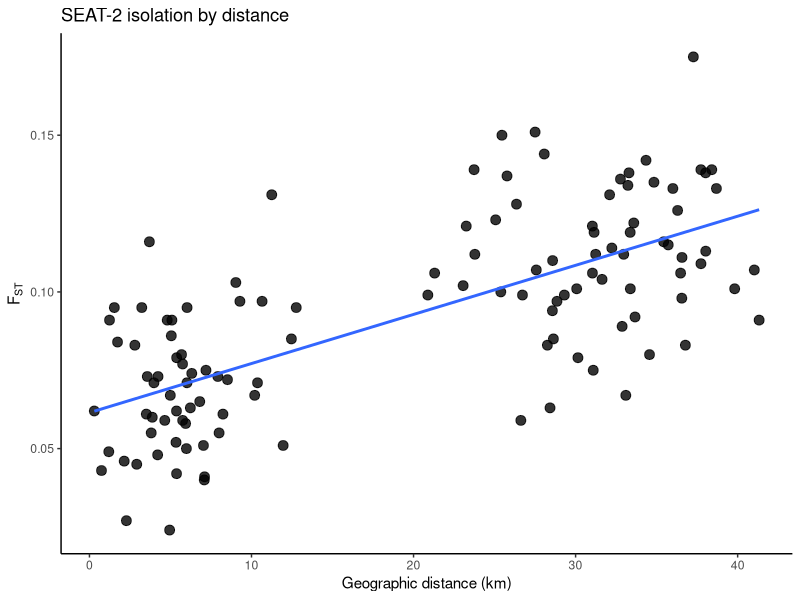
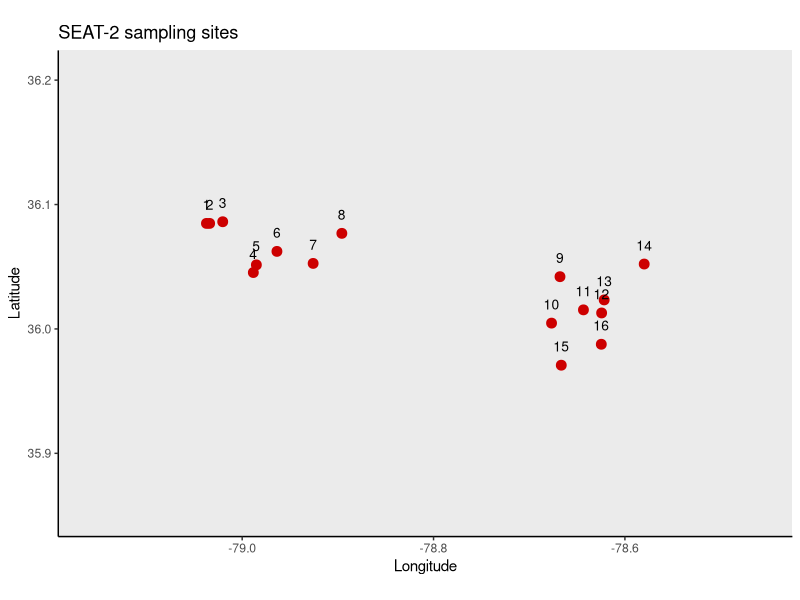

Reproduce these figures in R, in order. (Note: this script raises an error after producing the figures.)
# -----------------------------
# SEAT-2 Creek chub
# Skalski et al. 2008
# Table 1 coordinates + Table A.2 pairwise FST
# -----------------------------

library(dplyr)
library(geosphere)
library(ggplot2)
library(maps)

# -----------------------------
# paths
# -----------------------------
setwd("/Users/johnmccall/Library/CloudStorage/OneDrive-TheOhioStateUniversity/Spring_2026/Landgen_DGS/DGS-Patterns-of-Fish-Diversity/DGS-Patterns-of-Fish-Diversity/Objective 2/Data/SEAT-2")

# -----------------------------
# helper: degrees + decimal minutes to decimal degrees
# -----------------------------
dm_to_dd <- function(deg, min, west = FALSE) {
  x <- deg + min / 60
  if (west) x <- -x
  x
}

# -----------------------------
# sites (site, lat, lon ONLY)
# exact coordinates from Table 1
# sites 1-8 = Eno River tributaries
# sites 9-16 = Falls Lake tributaries
# -----------------------------
SEAT_2_sites <- data.frame(
  site = 1:16,
  lat = c(
    dm_to_dd(36, 5.09),
    dm_to_dd(36, 5.09),
    dm_to_dd(36, 5.17),
    dm_to_dd(36, 2.72),
    dm_to_dd(36, 3.09),
    dm_to_dd(36, 3.74),
    dm_to_dd(36, 3.16),
    dm_to_dd(36, 4.61),
    dm_to_dd(36, 2.52),
    dm_to_dd(36, 0.28),
    dm_to_dd(36, 0.92),
    dm_to_dd(36, 0.77),
    dm_to_dd(36, 1.40),
    dm_to_dd(36, 3.13),
    dm_to_dd(35, 58.25),
    dm_to_dd(35, 59.26)
  ),
  lon = c(
    dm_to_dd(79, 2.24, west = TRUE),
    dm_to_dd(79, 2.04, west = TRUE),
    dm_to_dd(79, 1.22, west = TRUE),
    dm_to_dd(78, 59.30, west = TRUE),
    dm_to_dd(78, 59.11, west = TRUE),
    dm_to_dd(78, 57.82, west = TRUE),
    dm_to_dd(78, 55.55, west = TRUE),
    dm_to_dd(78, 53.75, west = TRUE),
    dm_to_dd(78, 40.07, west = TRUE),
    dm_to_dd(78, 40.60, west = TRUE),
    dm_to_dd(78, 38.60, west = TRUE),
    dm_to_dd(78, 37.46, west = TRUE),
    dm_to_dd(78, 37.30, west = TRUE),
    dm_to_dd(78, 34.79, west = TRUE),
    dm_to_dd(78, 39.99, west = TRUE),
    dm_to_dd(78, 37.48, west = TRUE)
  )
)

# -----------------------------
# FST matrix (Table A.2 EXACT)
# entries are pairwise FST averaged over 17 loci
# -----------------------------
SEAT_2_fst <- matrix(0, 16, 16)
rownames(SEAT_2_fst) <- colnames(SEAT_2_fst) <- 1:16

# fill lower triangle row by row from Table A.2
SEAT_2_fst[2, 1] <- 0.062

SEAT_2_fst[3, 1] <- 0.095
SEAT_2_fst[3, 2] <- 0.091

SEAT_2_fst[4, 1] <- 0.063
SEAT_2_fst[4, 2] <- 0.071
SEAT_2_fst[4, 3] <- 0.079

SEAT_2_fst[5, 1] <- 0.050
SEAT_2_fst[5, 2] <- 0.059
SEAT_2_fst[5, 3] <- 0.067
SEAT_2_fst[5, 4] <- 0.043

SEAT_2_fst[6, 1] <- 0.040
SEAT_2_fst[6, 2] <- 0.065
SEAT_2_fst[6, 3] <- 0.077
SEAT_2_fst[6, 4] <- 0.045
SEAT_2_fst[6, 5] <- 0.027

SEAT_2_fst[7, 1] <- 0.097
SEAT_2_fst[7, 2] <- 0.071
SEAT_2_fst[7, 3] <- 0.097
SEAT_2_fst[7, 4] <- 0.080
SEAT_2_fst[7, 5] <- 0.052
SEAT_2_fst[7, 6] <- 0.073

SEAT_2_fst[8, 1] <- 0.095
SEAT_2_fst[8, 2] <- 0.085
SEAT_2_fst[8, 3] <- 0.131
SEAT_2_fst[8, 4] <- 0.103
SEAT_2_fst[8, 5] <- 0.072
SEAT_2_fst[8, 6] <- 0.074
SEAT_2_fst[8, 7] <- 0.055

SEAT_2_fst[9, 1] <- 0.122
SEAT_2_fst[9, 2] <- 0.138
SEAT_2_fst[9, 3] <- 0.131
SEAT_2_fst[9, 4] <- 0.097
SEAT_2_fst[9, 5] <- 0.110
SEAT_2_fst[9, 6] <- 0.099
SEAT_2_fst[9, 7] <- 0.121
SEAT_2_fst[9, 8] <- 0.099

SEAT_2_fst[10, 1] <- 0.092
SEAT_2_fst[10, 2] <- 0.101
SEAT_2_fst[10, 3] <- 0.114
SEAT_2_fst[10, 4] <- 0.063
SEAT_2_fst[10, 5] <- 0.083
SEAT_2_fst[10, 6] <- 0.059
SEAT_2_fst[10, 7] <- 0.102
SEAT_2_fst[10, 8] <- 0.106
SEAT_2_fst[10, 9] <- 0.073

SEAT_2_fst[11, 1] <- 0.126
SEAT_2_fst[11, 2] <- 0.133
SEAT_2_fst[11, 3] <- 0.135
SEAT_2_fst[11, 4] <- 0.112
SEAT_2_fst[11, 5] <- 0.121
SEAT_2_fst[11, 6] <- 0.099
SEAT_2_fst[11, 7] <- 0.137
SEAT_2_fst[11, 8] <- 0.139
SEAT_2_fst[11, 9] <- 0.116
SEAT_2_fst[11, 10] <- 0.095

SEAT_2_fst[12, 1] <- 0.138
SEAT_2_fst[12, 2] <- 0.139
SEAT_2_fst[12, 3] <- 0.111
SEAT_2_fst[12, 4] <- 0.112
SEAT_2_fst[12, 5] <- 0.136
SEAT_2_fst[12, 6] <- 0.106
SEAT_2_fst[12, 7] <- 0.151
SEAT_2_fst[12, 8] <- 0.150
SEAT_2_fst[12, 9] <- 0.091
SEAT_2_fst[12, 10] <- 0.091
SEAT_2_fst[12, 11] <- 0.084

SEAT_2_fst[13, 1] <- 0.113
SEAT_2_fst[13, 2] <- 0.109
SEAT_2_fst[13, 3] <- 0.098
SEAT_2_fst[13, 4] <- 0.067
SEAT_2_fst[13, 5] <- 0.089
SEAT_2_fst[13, 6] <- 0.075
SEAT_2_fst[13, 7] <- 0.107
SEAT_2_fst[13, 8] <- 0.100
SEAT_2_fst[13, 9] <- 0.059
SEAT_2_fst[13, 10] <- 0.062
SEAT_2_fst[13, 11] <- 0.046
SEAT_2_fst[13, 12] <- 0.049

SEAT_2_fst[14, 1] <- 0.091
SEAT_2_fst[14, 2] <- 0.107
SEAT_2_fst[14, 3] <- 0.101
SEAT_2_fst[14, 4] <- 0.083
SEAT_2_fst[14, 5] <- 0.106
SEAT_2_fst[14, 6] <- 0.080
SEAT_2_fst[14, 7] <- 0.119
SEAT_2_fst[14, 8] <- 0.094
SEAT_2_fst[14, 9] <- 0.055
SEAT_2_fst[14, 10] <- 0.067
SEAT_2_fst[14, 11] <- 0.051
SEAT_2_fst[14, 12] <- 0.058
SEAT_2_fst[14, 13] <- 0.024

SEAT_2_fst[15, 1] <- 0.115
SEAT_2_fst[15, 2] <- 0.116
SEAT_2_fst[15, 3] <- 0.142
SEAT_2_fst[15, 4] <- 0.079
SEAT_2_fst[15, 5] <- 0.101
SEAT_2_fst[15, 6] <- 0.085
SEAT_2_fst[15, 7] <- 0.123
SEAT_2_fst[15, 8] <- 0.112
SEAT_2_fst[15, 9] <- 0.073
SEAT_2_fst[15, 10] <- 0.060
SEAT_2_fst[15, 11] <- 0.042
SEAT_2_fst[15, 12] <- 0.095
SEAT_2_fst[15, 13] <- 0.041
SEAT_2_fst[15, 14] <- 0.051

SEAT_2_fst[16, 1] <- 0.133
SEAT_2_fst[16, 2] <- 0.139
SEAT_2_fst[16, 3] <- 0.175
SEAT_2_fst[16, 4] <- 0.119
SEAT_2_fst[16, 5] <- 0.134
SEAT_2_fst[16, 6] <- 0.104
SEAT_2_fst[16, 7] <- 0.144
SEAT_2_fst[16, 8] <- 0.128
SEAT_2_fst[16, 9] <- 0.075
SEAT_2_fst[16, 10] <- 0.086
SEAT_2_fst[16, 11] <- 0.061
SEAT_2_fst[16, 12] <- 0.083
SEAT_2_fst[16, 13] <- 0.071
SEAT_2_fst[16, 14] <- 0.061
SEAT_2_fst[16, 15] <- 0.048

# mirror + clean
SEAT_2_fst[upper.tri(SEAT_2_fst)] <- t(SEAT_2_fst)[upper.tri(SEAT_2_fst)]
SEAT_2_fst[SEAT_2_fst < 0] <- 0
diag(SEAT_2_fst) <- 0

# -----------------------------
# pairwise geographic distances for IBD
# note: paper used shortest in-water path distance;
# here Euclidean distance is used for workflow consistency
# -----------------------------
coords <- SEAT_2_sites %>% select(lon, lat)
geo_dist_km <- geosphere::distm(coords, fun = geosphere::distHaversine) / 1000
rownames(geo_dist_km) <- colnames(geo_dist_km) <- SEAT_2_sites$site

ibd_df <- data.frame(
  site1   = rownames(SEAT_2_fst)[row(SEAT_2_fst)[upper.tri(SEAT_2_fst)]],
  site2   = colnames(SEAT_2_fst)[col(SEAT_2_fst)[upper.tri(SEAT_2_fst)]],
  fst     = SEAT_2_fst[upper.tri(SEAT_2_fst)],
  dist_km = geo_dist_km[upper.tri(geo_dist_km)]
)

# -----------------------------
# map of sampling sites
# -----------------------------
world_map <- map_data("world")
usa_map   <- subset(world_map, region %in% c("USA"))

map_df <- SEAT_2_sites %>%
  mutate(label = as.character(site))

x_pad <- 0.12
y_pad <- 0.12

p_map <- ggplot() +
  geom_polygon(
    data = usa_map,
    aes(x = long, y = lat, group = group),
    fill = "grey92",
    color = "grey55",
    linewidth = 0.2
  ) +
  geom_point(
    data = map_df,
    aes(x = lon, y = lat),
    color = "red3",
    size = 3
  ) +
  geom_text(
    data = map_df,
    aes(x = lon, y = lat, label = label),
    nudge_y = 0.015,
    size = 3.5
  ) +
  coord_fixed(
    ratio = 1.3,
    xlim = range(map_df$lon) + c(-x_pad, x_pad),
    ylim = range(map_df$lat) + c(-y_pad, y_pad)
  ) +
  theme_classic() +
  labs(
    x = "Longitude",
    y = "Latitude",
    title = "SEAT-2 sampling sites"
  )

# -----------------------------
# IBD plot
# -----------------------------
p_ibd <- ggplot(ibd_df, aes(x = dist_km, y = fst)) +
  geom_point(size = 3, alpha = 0.8) +
  geom_smooth(method = "lm", se = FALSE) +
  theme_classic() +
  labs(
    x = "Geographic distance (km)",
    y = expression(F[ST]),
    title = "SEAT-2 isolation by distance"
  )

# -----------------------------
# save RData
# -----------------------------
save(
  SEAT_2_fst,
  SEAT_2_sites,
  file = "/Users/johnmccall/Library/CloudStorage/OneDrive-TheOhioStateUniversity/Spring_2026/Landgen_DGS/DGS-Patterns-of-Fish-Diversity/DGS-Patterns-of-Fish-Diversity/Objective 2/Data/SEAT-2/data/SEAT-2.RData"
)

# -----------------------------
# print outputs
# -----------------------------
print(SEAT_2_sites)
print(round(SEAT_2_fst, 4))
print(head(ibd_df))
print(p_map)
print(p_ibd)
